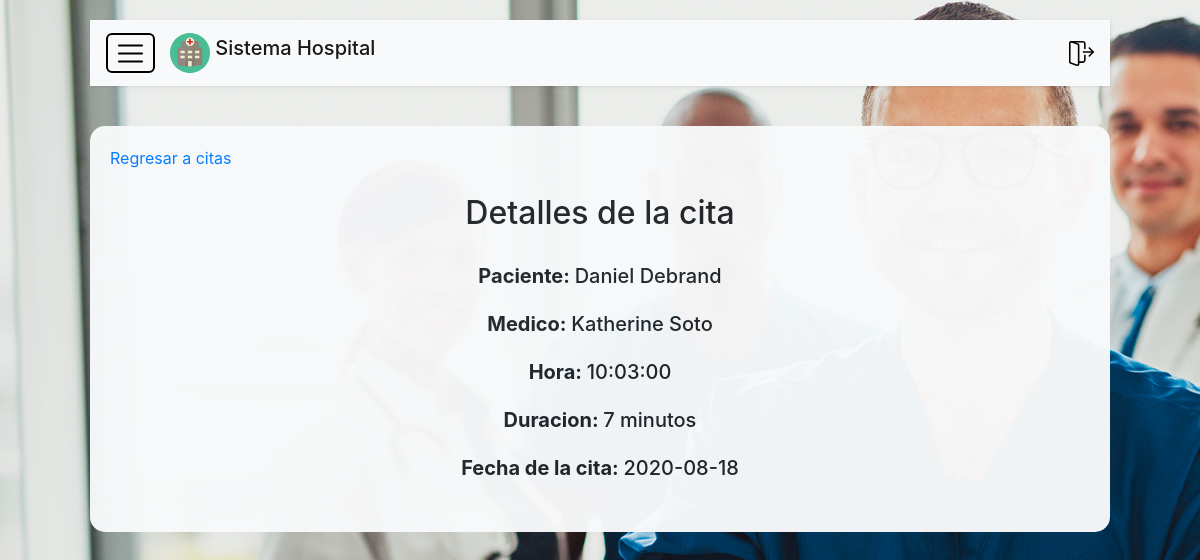
/cita.php?id=10 (signed in), run on the app's committed database.
### tables this page shows
CREATE TABLE `citas` (
  `id` int(11) NOT NULL,
  `fechaCita` date NOT NULL,
  `hora` time NOT NULL,
  `duracion` varchar(10) NOT NULL,
  `medico` int(11) DEFAULT NULL,
  `paciente` varchar(13) DEFAULT NULL,
  `costo` double NOT NULL
);

CREATE TABLE `pacientes` (
  `cedula` varchar(13) NOT NULL,
  `nombre` varchar(60) DEFAULT NULL,
  `apellido` varchar(60) DEFAULT NULL,
  `nacimiento` date NOT NULL,
  `tipoSangre` char(2) DEFAULT NULL,
  `telefono` varchar(12) DEFAULT NULL
);

CREATE TABLE `usuarios` (
  `idUsuario` int(11) NOT NULL,
  `nomUser` varchar(60) DEFAULT NULL,
  `apellidoUser` varchar(60) DEFAULT NULL,
  `user` varchar(30) DEFAULT NULL,
  `pass` varchar(100) DEFAULT NULL,
  `tipo` int(11) NOT NULL,
  `estado` int(11) NOT NULL
);

### cita.php (the view, shortened to what this page needs)
<?php
    if($_SESSION['rol'] == 'Asistente' || $_SESSION['rol'] == 'Medico')
    {
        if(isset($_GET['id']))
        {
            $conexion = Conexion::getInstance();
            $query = "SELECT pacientes.nombre, pacientes.apellido, usuarios.nomUser, usuarios.apellidoUser, citas.hora, citas.duracion, citas.fechaCita
                    FROM citas
                    JOIN usuarios ON citas.medico = usuarios.idUsuario
                    JOIN pacientes ON pacientes.cedula = citas.paciente
                    WHERE id = {$_GET['id']}";
            $resultado = mysqli_query($conexion, $query);
            $row=mysqli_fetch_array($resultado);
        }
    }
    else
    {
        header("Location:index.php");
    }
?>
<a href="CitasPendientesPorDia.php">Regresar a citas</a>
<div class="mt-4" id="cita">
    <center><h2>Detalles de la cita</h2></center>
    <?php if($row != null){ ?>
    <center>
            <h5>
                <tr>
                    <td><strong>Paciente: </strong><?php echo "{$row['nombre']} {$row['apellido']}" ?></td>
                    <td><th><strong>Medico: </strong></th><?php echo "{$row['nomUser']} {$row['apellidoUser']}" ?></td>
                    <td><strong>Hora: </strong><?php echo "{$row['hora']}" ?></td>
                    <td><strong>Duracion: </strong><?php echo "{$row['duracion']}" ?></td>
                    <td><strong>Fecha de la cita: </strong><?php echo "{$row['fechaCita']}" ?></td>
                </tr>
            </h5>
            <br>
    </center>
    <?php
        }
    ?>
</div>

### css/login.css (style rules this page uses)
body { background-image: url("../source/background-login.png"); background-size: cover; }

### css/main.css (style rules this page uses)
body { font-family: 'Poppins', sans-serif; background: #fafafa; }
a, a:hover, a:focus { color: inherit; text-decoration: none; transition: all 0.3s; }

### libreria/head.php (style rules this page uses)
body { background-image: url('source/background-login.jpg'); }

### data on the page
citas: paciente.nombre "Daniel", paciente.apellido "Debrand", medico.nomUser "Katherine", medico.apellidoUser "Soto", hora "10:03:00", duracion "7 minutos", fechaCita "2020-08-18"
